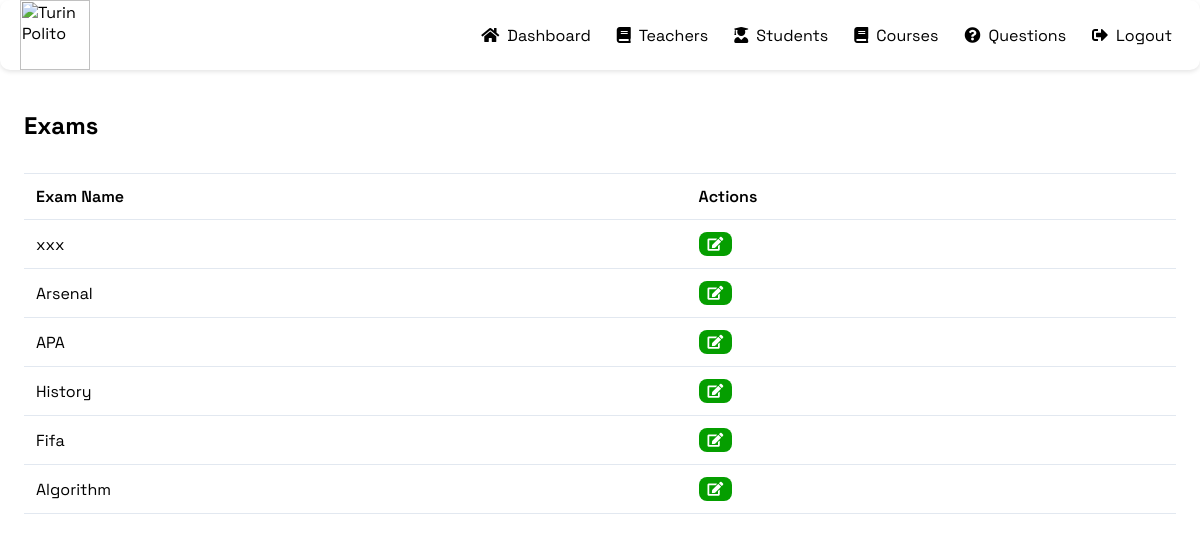
The app's page /admin-view-marks/1 (signed in) with its own data.
### exams/models.py (models this page shows, shortened)
class Course(models.Model):
    course_name = models.CharField(max_length=80)
    question_number = models.PositiveIntegerField()
    credit = models.PositiveIntegerField()
    total_marks = models.PositiveIntegerField()
    creator = models.ForeignKey('teachers.Teacher', related_name='created_courses', on_delete=models.SET_NULL, null=True, blank=True)

### exams/views.py (the view)
# urls.py: path('admin-view-marks/<int:pk>', views.admin_view_marks_view, name='admin-view-marks'),
@login_required(login_url='adminlogin')
def admin_view_marks_view(request, pk):
    courses = models.Course.objects.all()
    response = render(request, 'exams/admin_view_marks.html', {'courses': courses})
    response.set_cookie('student_id', str(pk))
    return response

### templates/exams/admin_view_marks.html (shortened to what this page needs)
{% extends 'exams/adminbase.html' %}
{% load widget_tweaks %}
{% load static %}
{% block content %}
<link rel="stylesheet" type="text/css" href="{% static 'css/admin_view_student.css' %}">
<div class="content-wrapper">
    <div class="content-header">
        <h1 class="title">Exams</h1>
    </div>
    <div class="table-container">
        <table>
            <thead>
                <tr>
                    <th>Exam Name</th>
                    <th>Actions</th>
                </tr>
            </thead>
            <tbody>
                {% for t in courses %}
                <tr>
                    <td>{{t.course_name}}</td>
                    <td class="actions">
                        <a class="btn-edit" href="{% url 'admin-check-marks' t.id  %}">
                            <small class="fas fa-edit"></small>
                        </a>
                    </td>
                </tr>
                {% empty %}
                <tr>
                    <td colspan="5">There are no exam marks yet.</td>
                </tr>
                {% endfor %}
        </table>
    </div>
</div>
{% endblock %}

### static/css/adminbase.css (style rules this page uses)
body { font-family: 'Space Grotesk', sans-serif; margin: 0; padding: 0; }

### static/css/admin_view_student.css (style rules this page uses)
.content-wrapper { padding: 24px; }
.content-header { display: flex; justify-content: space-between; align-items: center; gap: 16px; }
.title { font-size: 24px; font-weight: bold; }
.table-container { margin-top: 16px; border-top: 1px solid #e2e8f0; overflow: auto; }
table { width: 100%; text-align: left; border-collapse: collapse; }
th, td { padding: 12px; border-bottom: 1px solid #e2e8f0; }
th { font-weight: 600; color: #000000; }
.actions a { display: inline-block; margin-right: 8px; padding: 5px 9px; text-align: center; text-decoration: none; color: #fff; border-radius: 8px; cursor: grab; }
.btn-edit { background-color: rgb(5, 158, 0); }
.actions a small { font-size: 0.875em; }

### records on screen
Course: course_name "xxx"
Course: course_name "Arsenal"
Course: course_name "APA"
Course: course_name "History"
Course: course_name "Fifa"
Course: course_name "Algorithm"
